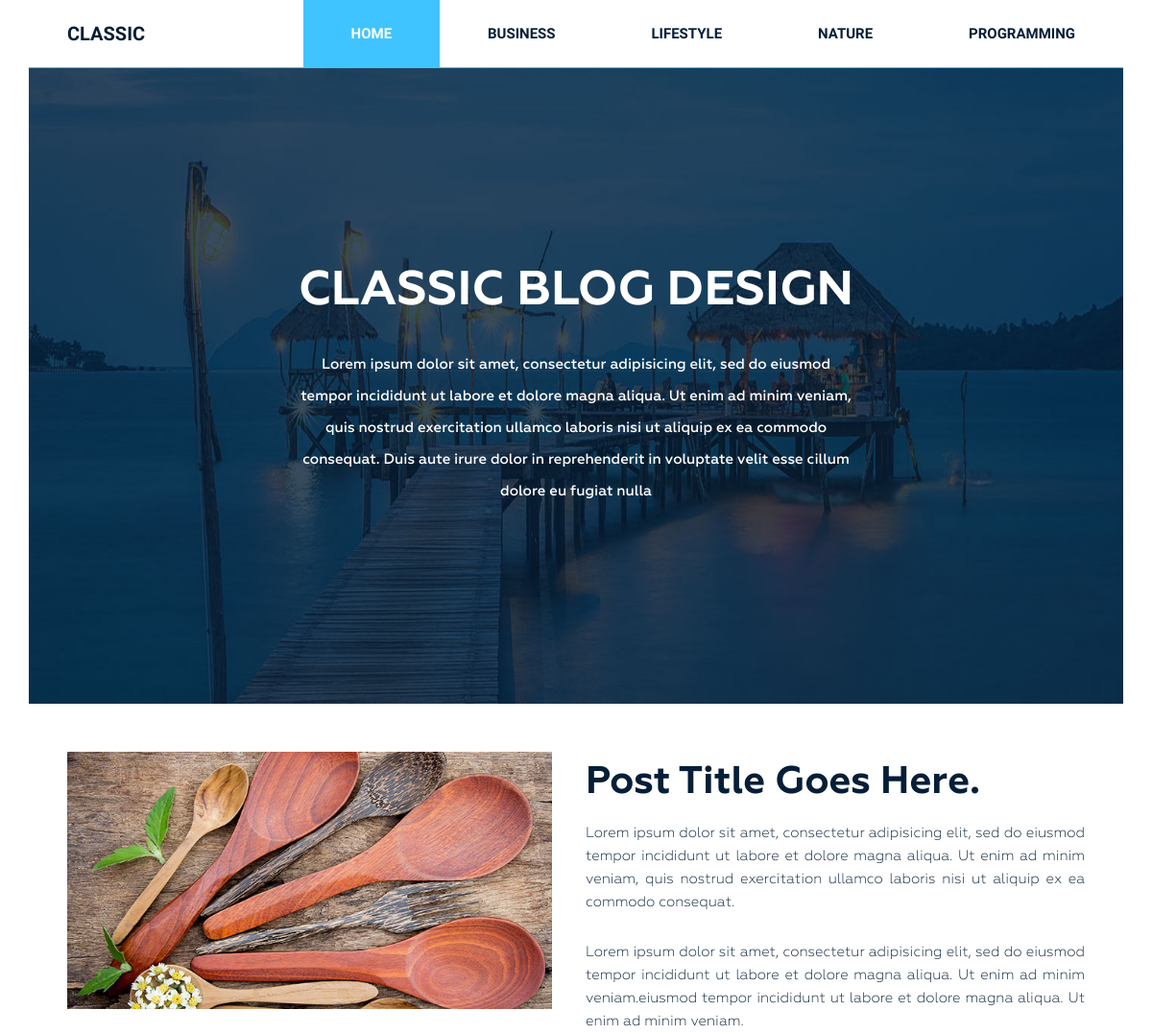
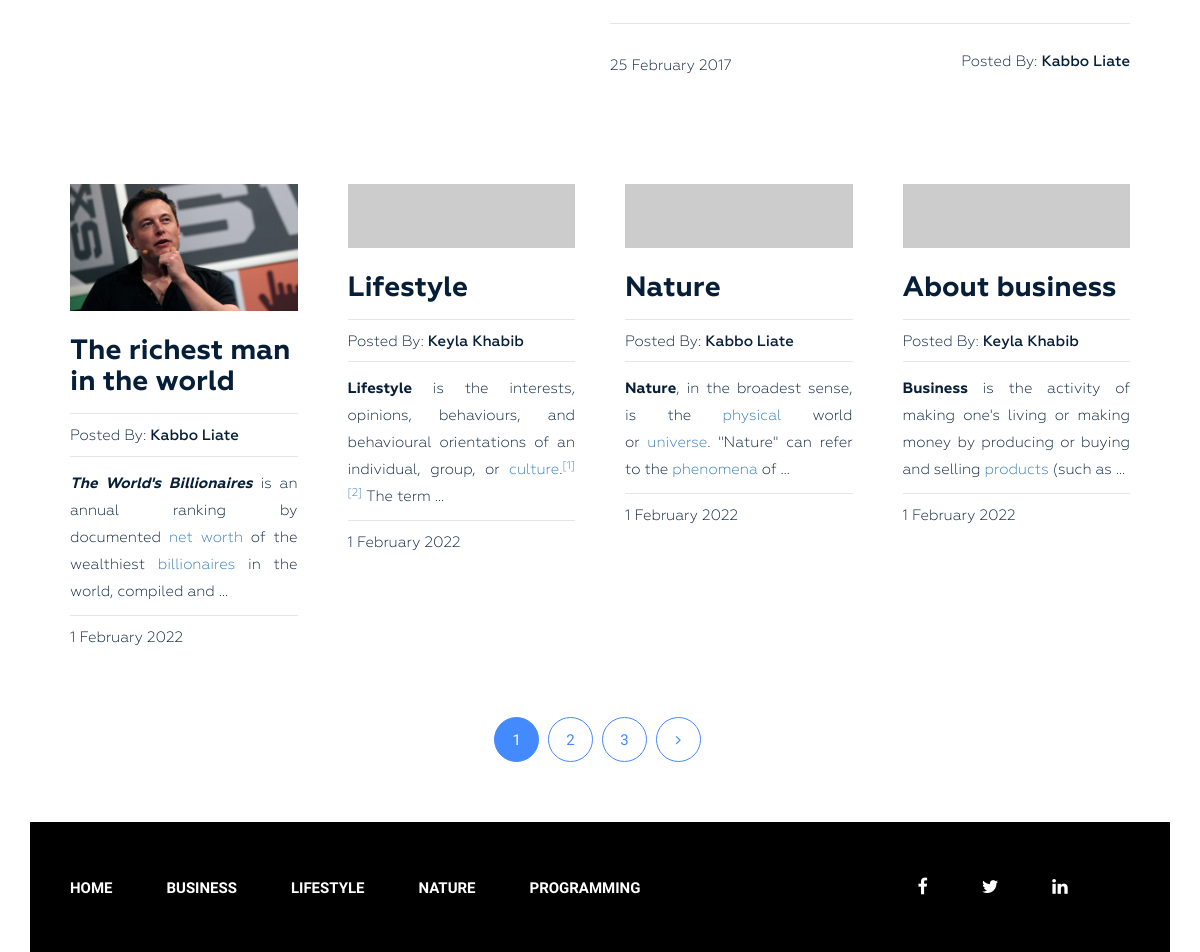
The page / on the database its author committed (2 pictures, top to bottom).
### blog/models.py (models this page shows, shortened)
class Category(models.Model):
    title = models.CharField(max_length=250)
    slug = models.SlugField(max_length=250, verbose_name='Url', unique=True)
    def get_absolute_url(self):
        return reverse('category', kwargs={'slug': self.slug})      # getting absolute url
    class Meta:
        verbose_name = 'Category'
        verbose_name_plural = 'Categories'
        ordering = ['title']

class Post(models.Model):
    title = models.CharField(max_length=250)
    slug = models.SlugField(max_length=250, verbose_name='Url', unique=True)
    author = models.CharField(max_length=100)
    content = models.TextField(blank=True)
    created_at = models.DateTimeField(auto_now_add=True, verbose_name='Published')
    photo = models.ImageField(upload_to='photos/%Y/%m/%d/', blank=True)
    numbers_of_views = models.IntegerField(default=0, verbose_name='Numbers of views')
    category = models.ForeignKey(Category, on_delete=models.PROTECT, related_name='posts')
    """if we have written class Category before this line of definition
    we can write like this       ↑    without quotes
    if we have written class Category after definition then we should
    write definition like this   ↓    with quotes
    ategory = models.ForeignKey('Category', on_delete=models.PROTECT, verbose_name='Категория')
    """
    tags = models.ManyToManyField(Tag, blank=True, related_name='posts')
    def get_absolute_url(self):
        return reverse('post', kwargs={'slug': self.slug})
    class Meta:
        verbose_name = 'Post'
        verbose_name_plural = 'Posts'
        ordering = ['created_at']

### blog/views.py (the view)
# urls.py: path('', Home.as_view(), name='home'),
class Home(ListView):
    model = Post
    template_name = 'blog/index.html'
    context_object_name = 'posts'
    paginate_by = 4
    allow_empty = False
    def get_context_data(self, *, object_list=None, **kwargs):
        context = super().get_context_data(**kwargs)
        context['title'] = 'Classic Blog Design'
        return context

### blog/templatetags/menu.py (called while the page is built)
@register.inclusion_tag('blog/menu_tpl.html')
def show_menu(menu_class='menu'):
    categories = Category.objects.all()
    return {'categories': categories, 'menu_class': menu_class}

### blog/templates/blog/index.html (shortened to what this page needs)
{% extends 'base.html' %}
{% load static %}
{% block content %}
    <section class="bg-text-area">
        <div class="container">
            <div class="row">
                <div class="col-md-12">
                    <div class="bg-text">
                        <h3>Classic BLOG Design</h3>
                        <p>Lorem ipsum dolor sit amet, consectetur adipisicing elit, sed do eiusmod tempor incididunt ut labore et dolore magna aliqua. Ut enim ad minim veniam, quis nostrud exercitation ullamco laboris nisi ut aliquip ex ea commodo consequat. Duis aute irure dolor in reprehenderit in voluptate velit esse cillum dolore eu fugiat nulla </p>
                    </div>
                </div>
            </div>
        </div>
    </section>
    <section class="blog-post-area">
        <div class="container">
            <div class="row">
                <div class="blog-post-area-style">
                    <div class="col-md-12">
                        <div class="single-post-big">
                            <div class="big-image">
                                <img src="{% static 'img/post-image1.jpg' %}" alt="">
                            </div>
                            <div class="big-text">
                                <h3><a href="#">Post Title Goes Here.</a></h3>
                                <p>Lorem ipsum dolor sit amet, consectetur adipisicing elit, sed do eiusmod tempor incididunt ut labore et dolore magna aliqua. Ut enim ad minim veniam, quis nostrud exercitation ullamco laboris nisi ut aliquip ex ea commodo consequat.</p>
                                <p>Lorem ipsum dolor sit amet, consectetur adipisicing elit, sed do eiusmod tempor incididunt ut labore et dolore magna aliqua. Ut enim ad minim veniam.eiusmod tempor incididunt ut labore et dolore magna aliqua. Ut enim ad minim veniam.</p>
                                <h4><span class="date">25 February 2017</span><span class="author">Posted By: <span class="author-name">Kabbo Liate</span></span>
                                </h4>
                            </div>
                        </div>
                    </div>
                    {% for post in posts %}
                    <div class="col-md-3">
                        <div class="single-post">
                            {% if post.photo %}
                                <img src="{{ post.photo.url }}" alt="{{ post.title }}">
                            {% else %}
                                <img src="https://picsum.photos/id/1060/300/201/?blur=2" alt="{{ post.title }}">
                            {% endif %}
                            <h3><a href="{{ post.get_absolute_url }}">{{ post.title }}</a></h3>
                            <h4><span>Posted By: <span class="author-name">{{ post.author }}</span></span>
                            </h4>
                            {{ post.content|truncatewords_html:20|safe }}
                            <h4><span>{{ post.created_at|date:'j F Y' }}</span></h4>
                        </div>
                    </div>
                    {% endfor %}
                </div>
            </div>
        </div>
        {% if page_obj.has_other_pages %}
            <div class="pegination">
                <div class="nav-links">
                    {% for p in page_obj.paginator.page_range %}
                        {% if page_obj.number == p %}
                            <span class="page-numbers current">{{ p }}</span>
                        {% elif p > page_obj.number|add:-3 and p < page_obj.number|add:3 %}
                            <a class="page-numbers" href="?page={{ p }}">{{ p }}</a>
                        {% endif %}
                    {% endfor %}
                    {% if page_obj.has_next %}
                        <a class="page-numbers" href="?page={{ page_obj.next_page_number }}"><i class="fa fa-angle-right" aria-hidden="true"></i></a>
                    {% endif %}
                </div>
            </div>
        {% endif %}
    </section>
{% endblock %}

### blog/templates/blog/menu_tpl.html
<div class="{{ menu_class }}">
    <ul>
        <li><a href="{% url 'home' %}">Home</a></li>
        {% for item in categories %}
        <li><a href="{{ item.get_absolute_url }}">{{ item.title }}</a></li>
        {% endfor %}
    </ul>
</div>

### siteblog/static/style.css (style rules this page uses)
.wrapper header.header .menu { margin: 0 }
.wrapper header.header .menu ul { float: right; margin: 0; padding: 0; margin-right: 4px; }
.wrapper header.header .menu ul li { display: inline-block; list-style: outside none none; margin: 0 -4px 0 0; }
.wrapper header.header .menu ul li a { color: rgb(6, 30, 55); font-family: "Raleway", sans-serif; font-size: 15px; font-weight: 600; line-height: 70px; padding: 26px 50px; text-decoration: none; text-transform: uppercase; }
.wrapper header.header .menu ul li.active a { background: #40c4ff; color: #fff; }
.wrapper section.bg-text-area .bg-text { background-image: url(img/bg-iamges.jpg); background-size: 100% 100%; padding: 205px 280px; }
.wrapper section.bg-text-area .bg-text h3 { color: #fff; font-family: Geometria; font-size: 50px; font-weight: 700; text-align: center; text-transform: uppercase; margin: 0; }
.wrapper section.bg-text-area .bg-text p { color: #fff; font-family: Geometria; font-size: 15px; font-weight: 500; line-height: 33px; margin: 32px 0 0; text-align: center; }
section.blog-post-area { margin-top: 50px; }
section.blog-post-area .big-image { float: left; width: 50%; padding-right: 35px; }
section.blog-post-area .big-text { float: right; width: 50%; padding-right: 20px; }
section.blog-post-area img { width: 100%; }
section.blog-post-area .big-text h3 { margin: 10px 0 0; }
section.blog-post-area .big-text h3 a { font-family: Geometria; font-weight: 700; font-size: 40px; color: #061e37; text-decoration: none; }
section.blog-post-area .big-text p { color: #061e37; font-family: Geometria; font-size: 15px; font-weight: 400; line-height: 24px; padding-top: 18px; text-align: justify; text-decoration: none; }
section.blog-post-area .big-text h4 { margin-top: 25px; padding-top: 30px; position: relative; }
section.blog-post-area .big-text h4::before { background: #e6e6e6 none repeat scroll 0 0; content: ""; height: 1px; position: absolute; top: 0; width: 100%; }
section.blog-post-area .single-post { padding-right: 20px; margin: 100px 0px 0px; }
section.blog-post-area h4 span { font-family: Geometria; font-weight: 400; font-size: 15px; color: #061e37; text-decoration: none; }
section.blog-post-area .big-text h4 span.author { float: right }
section.blog-post-area h4 span.author-name { font-weight: 500; }
.blog-post-area .single-post h3 a { font-family: Geometria; font-size: 28px; font-weight: 700; text-decoration: none; color: #061e37; }
.blog-post-area .single-post p { color: #061e37; font-family: Geometria; font-size: 15px; font-weight: 400; line-height: 27px; padding-top: 14px; position: relative; text-align: justify; }
.blog-post-area .single-post h4 { margin-bottom: 12px; padding-top: 10px; position: relative; }
.blog-post-area .single-post h4::before { background: #e6e6e6 none repeat scroll 0 0; content: ""; height: 1px; position: absolute; top: 0; width: 100%; }
.blog-post-area .single-post p::before { background: #e6e6e6 none repeat scroll 0 0; content: ""; height: 1px; position: absolute; top: 0; width: 100%; }
.blog-post-area .single-post h3 { margin: 25px 0 15px; }
.blog-post-area .pegination { margin-top: 60px; margin-bottom: 60px; }
.blog-post-area .pegination .nav-links { margin: 0; padding: 0; text-align: center; }
.blog-post-area .pegination .nav-links .page-numbers { border: 1px solid #448aff; border-radius: 50%; color: #448aff; display: inline-block; font-family: "Roboto", sans-serif; font-size: 15px; font-weight: 400; height: 45px; line-height: 45px; list-style: outside none none; margin-right: 5px; text-align: center; width: 45px; }
.blog-post-area .blog-post-area-style { margin: 0 20px 0 40px; }
.blog-post-area .pegination .nav-links .page-numbers.current { background: #448aff; color: #fff; }
.blog-post-area .pegination .nav-links a { text-decoration: none; }
.wrapper footer.footer .footer-menu { margin: 0 }
.wrapper footer.footer .footer-menu ul { line-height: 130px; margin: 0; padding: 0; }
.wrapper footer.footer .footer-menu ul li { display: inline; list-style: outside none none; margin: 0; padding: 30px 0px; }
.wrapper footer.footer .footer-menu ul li a { color: #fff; font-family: "Raleway", sans-serif; font-size: 15px; font-weight: 600; line-height: 70px; margin-left: 40px; padding: 26px 10px 26px 0; text-decoration: none; text-transform: uppercase; }

### rows shown on the page
Category: title "BUSINESS"
Category: title "LIFESTYLE"
Category: title "NATURE"
Category: title "PROGRAMMING"
Post: photo (picture), title "The richest man in the world", author "Kabbo Liate", content "The World's Billionaires is an annual ranking by documented net worth of the wealthiest billionaires in the world, compiled and …", created_at "1 February 2022"
Post: title "Lifestyle", author "Keyla Khabib", content "Lifestyle is the interests, opinions, behaviours, and behavioural orientations of an individual, group, or culture . [1] [2] The term …", created_at "1 February 2022"
Post: title "Nature", author "Kabbo Liate", content "Nature , in the broadest sense, is the physical world or universe . \"Nature\" can refer to the phenomena of …", created_at "1 February 2022"
Post: title "About business", author "Keyla Khabib", content "Business is the activity of making one's living or making money by producing or buying and selling products (such as …", created_at "1 February 2022"

### other values the page prints
{{ p }} "1"
{{ p }} "2" "3"
